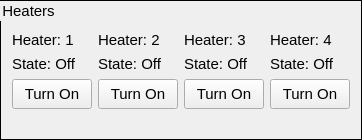
    <widget class="QGroupBox" name="HeatersGroupBox">
     <property name="maximumSize">
      <size>
       <width>16777215</width>
       <height>140</height>
      </size>
     </property>
     <property name="font">
      <font>
       <pointsize>11</pointsize>
      </font>
     </property>
     <property name="styleSheet">
      <string>QGroupBox {border: 1px solid black}</string>
     </property>
     <property name="title">
      <string>Heaters</string>
     </property>
     <layout class="QVBoxLayout" name="verticalLayout_2">
      <item>
       <spacer name="verticalSpacer_5">
        <property name="orientation">
         <enum>Qt::Vertical</enum>
        </property>
        <property name="sizeHint" stdset="0">
         <size>
          <width>20</width>
          <height>40</height>
         </size>
        </property>
       </spacer>
      </item>
      <item>
       <layout class="QGridLayout" name="HeaterLayout">
        <property name="topMargin">
         <number>2</number>
        </property>
        <property name="bottomMargin">
         <number>2</number>
        </property>
        <item row="2" column="2">
         <widget class="QPushButton" name="Heater3Button">
          <property name="minimumSize">
           <size>
            <width>0</width>
            <height>30</height>
           </size>
          </property>
          <property name="maximumSize">
           <size>
            <width>16777215</width>
            <height>30</height>
           </size>
          </property>
          <property name="font">
           <font>
            <pointsize>11</pointsize>
           </font>
          </property>
          <property name="text">
           <string>Turn On</string>
          </property>
          <property name="checkable">
           <bool>false</bool>
          </property>
         </widget>
        </item>
        <item row="1" column="0">
         <widget class="QLabel" name="Heater1State">
          <property name="maximumSize">
           <size>
            <width>16777215</width>
            <height>20</height>
           </size>
          </property>
          <property name="font">
           <font>
            <pointsize>11</pointsize>
           </font>
          </property>
          <property name="text">
           <string>State: Off</string>
          </property>
         </widget>
        </item>
        <item row="2" column="1">
         <widget class="QPushButton" name="Heater2Button">
          <property name="minimumSize">
           <size>
            <width>0</width>
            <height>30</height>
           </size>
          </property>
          <property name="maximumSize">
           <size>
            <width>16777215</width>
            <height>30</height>
           </size>
          </property>
          <property name="font">
           <font>
            <pointsize>11</pointsize>
           </font>
          </property>
          <property name="text">
           <string>Turn On</string>
          </property>
          <property name="checkable">
           <bool>false</bool>
          </property>
         </widget>
        </item>
        <item row="1" column="2">
         <widget class="QLabel" name="Heater3State">
          <property name="maximumSize">
           <size>
            <width>16777215</width>
            <height>20</height>
           </size>
          </property>
          <property name="font">
           <font>
            <pointsize>11</pointsize>
           </font>
          </property>
          <property name="text">
           <string>State: Off</string>
          </property>
         </widget>
        </item>
        <item row="0" column="3">
         <widget class="QLabel" name="Heater4Label">
          <property name="maximumSize">
           <size>
            <width>16777215</width>
            <height>20</height>
           </size>
          </property>
          <property name="font">
           <font>
            <pointsize>11</pointsize>
           </font>
          </property>
          <property name="text">
           <string>Heater: 4</string>
          </property>
         </widget>
        </item>
        <item row="2" column="0">
         <widget class="QPushButton" name="Heater1Button">
          <property name="minimumSize">
           <size>
            <width>0</width>
            <height>30</height>
           </size>
          </property>
          <property name="maximumSize">
           <size>
            <width>16777215</width>
            <height>30</height>
           </size>
          </property>
          <property name="font">
           <font>
            <pointsize>11</pointsize>
           </font>
          </property>
          <property name="text">
           <string>Turn On</string>
          </property>
          <property name="checkable">
           <bool>false</bool>
          </property>
         </widget>
        </item>
        <item row="0" column="0">
         <widget class="QLabel" name="Heater1Label">
          <property name="maximumSize">
           <size>
            <width>16777215</width>
            <height>20</height>
           </size>
          </property>
          <property name="font">
           <font>
            <pointsize>11</pointsize>
           </font>
          </property>
          <property name="text">
           <string>Heater: 1</string>
          </property>
         </widget>
        </item>
        <item row="0" column="2">
         <widget class="QLabel" name="Heater3Label">
          <property name="maximumSize">
           <size>
            <width>16777215</width>
            <height>20</height>
           </size>
          </property>
          <property name="font">
           <font>
            <pointsize>11</pointsize>
           </font>
          </property>
          <property name="text">
           <string>Heater: 3</string>
          </property>
         </widget>
        </item>
        <item row="1" column="1">
         <widget class="QLabel" name="Heater2State">
          <property name="maximumSize">
           <size>
            <width>16777215</width>
            <height>20</height>
           </size>
          </property>
          <property name="font">
           <font>
            <pointsize>11</pointsize>
           </font>
          </property>
          <property name="text">
           <string>State: Off</string>
          </property>
         </widget>
        </item>
        <item row="0" column="1">
         <widget class="QLabel" name="Heater2Label">
          <property name="maximumSize">
           <size>
            <width>16777215</width>
            <height>20</height>
           </size>
          </property>
          <property name="font">
           <font>
            <pointsize>11</pointsize>
           </font>
          </property>
          <property name="text">
           <string>Heater: 2</string>
          </property>
         </widget>
        </item>
        <item row="2" column="3">
         <widget class="QPushButton" name="Heater4Button">
          <property name="minimumSize">
           <size>
            <width>0</width>
            <height>30</height>
           </size>
          </property>
          <property name="maximumSize">
           <size>
            <width>16777215</width>
            <height>30</height>
           </size>
          </property>
          <property name="font">
           <font>
            <pointsize>11</pointsize>
           </font>
          </property>
          <property name="text">
           <string>Turn On</string>
          </property>
          <property name="checkable">
           <bool>false</bool>
          </property>
         </widget>
        </item>
        <item row="1" column="3">
         <widget class="QLabel" name="Heater4State">
          <property name="maximumSize">
           <size>
            <width>16777215</width>
            <height>20</height>
           </size>
          </property>
          <property name="font">
           <font>
            <pointsize>11</pointsize>
           </font>
          </property>
          <property name="text">
           <string>State: Off</string>
          </property>
         </widget>
        </item>
       </layout>
      </item>
      <item>
       <spacer name="verticalSpacer_6">
        <property name="orientation">
         <enum>Qt::Vertical</enum>
        </property>
        <property name="sizeHint" stdset="0">
         <size>
          <width>20</width>
          <height>40</height>
         </size>
        </property>
       </spacer>
      </item>
     </layout>
    </widget>
